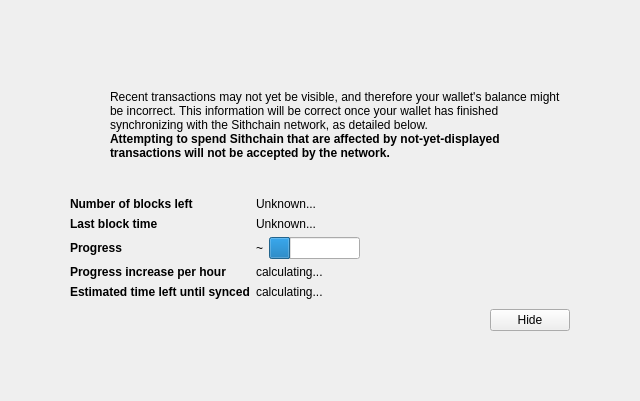
<?xml version="1.0" encoding="UTF-8"?>
<ui version="4.0">
 <class>ModalOverlay</class>
 <widget class="ModalOverlay" name="ModalOverlay">
  <property name="geometry">
   <rect>
    <x>0</x>
    <y>0</y>
    <width>640</width>
    <height>401</height>
   </rect>
  </property>
  <property name="windowTitle">
   <string>Form</string>
  </property>
  <layout class="QVBoxLayout" name="verticalLayout" stretch="0">
   <property name="sizeConstraint">
    <enum>QLayout::SetDefaultConstraint</enum>
   </property>
   <property name="leftMargin">
    <number>0</number>
   </property>
   <property name="topMargin">
    <number>0</number>
   </property>
   <property name="rightMargin">
    <number>0</number>
   </property>
   <property name="bottomMargin">
    <number>0</number>
   </property>
   <item>
    <widget class="QWidget" name="bgWidget" native="true">
     <property name="styleSheet">
      <string notr="true"/>
     </property>
     <layout class="QVBoxLayout" name="verticalLayoutMain" stretch="0">
      <property name="leftMargin">
       <number>60</number>
      </property>
      <property name="topMargin">
       <number>60</number>
      </property>
      <property name="rightMargin">
       <number>60</number>
      </property>
      <property name="bottomMargin">
       <number>60</number>
      </property>
      <item>
       <widget class="QWidget" name="contentWidget" native="true">
        <property name="styleSheet">
         <string notr="true"/>
        </property>
        <layout class="QVBoxLayout" name="verticalLayoutSub" stretch="1,0,0,0,0">
         <property name="spacing">
          <number>0</number>
         </property>
         <property name="leftMargin">
          <number>10</number>
         </property>
         <property name="topMargin">
          <number>10</number>
         </property>
         <property name="rightMargin">
          <number>10</number>
         </property>
         <property name="bottomMargin">
          <number>10</number>
         </property>
         <item>
          <layout class="QHBoxLayout" name="horizontalLayoutIconText" stretch="0,1">
           <property name="topMargin">
            <number>20</number>
           </property>
           <item>
            <layout class="QVBoxLayout" name="verticalLayoutIcon">
             <property name="leftMargin">
              <number>0</number>
             </property>
             <item>
              <widget class="QPushButton" name="warningIcon">
               <property name="enabled">
                <bool>false</bool>
               </property>
               <property name="text">
                <string/>
               </property>
               <property name="icon">
                <iconset>
                 <normaloff>:/icons/warning</normaloff>
                 <disabledoff>:/icons/warning</disabledoff>:/icons/warning</iconset>
               </property>
               <property name="iconSize">
                <size>
                 <width>48</width>
                 <height>48</height>
                </size>
               </property>
               <property name="flat">
                <bool>true</bool>
               </property>
              </widget>
             </item>
             <item>
              <spacer name="verticalSpacerWarningIcon">
               <property name="orientation">
                <enum>Qt::Vertical</enum>
               </property>
               <property name="sizeHint" stdset="0">
                <size>
                 <width>20</width>
                 <height>40</height>
                </size>
               </property>
              </spacer>
             </item>
            </layout>
           </item>
           <item>
            <layout class="QVBoxLayout" name="verticalLayoutInfoText">
             <property name="leftMargin">
              <number>0</number>
             </property>
             <property name="topMargin">
              <number>0</number>
             </property>
             <item>
              <widget class="QLabel" name="infoText">
               <property name="text">
                <string>Recent transactions may not yet be visible, and therefore your wallet's balance might be incorrect. This information will be correct once your wallet has finished synchronizing with the Sithchain network, as detailed below.</string>
               </property>
               <property name="textFormat">
                <enum>Qt::RichText</enum>
               </property>
               <property name="wordWrap">
                <bool>true</bool>
               </property>
              </widget>
             </item>
             <item>
              <widget class="QLabel" name="infoTextStrong">
               <property name="font">
                <font>
                 <weight>75</weight>
                 <bold>true</bold>
                </font>
               </property>
               <property name="text">
                <string>Attempting to spend Sithchain that are affected by not-yet-displayed transactions will not be accepted by the network.</string>
               </property>
               <property name="textFormat">
                <enum>Qt::RichText</enum>
               </property>
               <property name="wordWrap">
                <bool>true</bool>
               </property>
              </widget>
             </item>
             <item>
              <spacer name="verticalSpacerInTextSpace">
               <property name="orientation">
                <enum>Qt::Vertical</enum>
               </property>
               <property name="sizeHint" stdset="0">
                <size>
                 <width>20</width>
                 <height>40</height>
                </size>
               </property>
              </spacer>
             </item>
            </layout>
           </item>
          </layout>
         </item>
         <item>
          <spacer name="verticalSpacerAfterText">
           <property name="orientation">
            <enum>Qt::Vertical</enum>
           </property>
           <property name="sizeHint" stdset="0">
            <size>
             <width>20</width>
             <height>40</height>
            </size>
           </property>
          </spacer>
         </item>
         <item>
          <layout class="QFormLayout" name="formLayout">
           <property name="fieldGrowthPolicy">
            <enum>QFormLayout::FieldsStayAtSizeHint</enum>
           </property>
           <property name="horizontalSpacing">
            <number>6</number>
           </property>
           <property name="verticalSpacing">
            <number>6</number>
           </property>
           <property name="topMargin">
            <number>10</number>
           </property>
           <item row="0" column="0">
            <widget class="QLabel" name="labelNumberOfBlocksLeft">
             <property name="font">
              <font>
               <weight>75</weight>
               <bold>true</bold>
              </font>
             </property>
             <property name="text">
              <string>Number of blocks left</string>
             </property>
            </widget>
           </item>
           <item row="0" column="1">
            <widget class="QLabel" name="numberOfBlocksLeft">
             <property name="text">
              <string>Unknown...</string>
             </property>
            </widget>
           </item>
           <item row="1" column="0">
            <widget class="QLabel" name="labelLastBlockTime">
             <property name="font">
              <font>
               <weight>75</weight>
               <bold>true</bold>
              </font>
             </property>
             <property name="text">
              <string>Last block time</string>
             </property>
            </widget>
           </item>
           <item row="1" column="1">
            <widget class="QLabel" name="newestBlockDate">
             <property name="sizePolicy">
              <sizepolicy hsizetype="Maximum" vsizetype="Preferred">
               <horstretch>0</horstretch>
               <verstretch>0</verstretch>
              </sizepolicy>
             </property>
             <property name="text">
              <string>Unknown...</string>
             </property>
            </widget>
           </item>
           <item row="2" column="0">
            <widget class="QLabel" name="labelSyncDone">
             <property name="font">
              <font>
               <weight>75</weight>
               <bold>true</bold>
              </font>
             </property>
             <property name="text">
              <string>Progress</string>
             </property>
            </widget>
           </item>
           <item row="2" column="1">
            <layout class="QHBoxLayout" name="horizontalLayoutSync" stretch="0,1">
             <item>
              <widget class="QLabel" name="percentageProgress">
               <property name="text">
                <string>~</string>
               </property>
              </widget>
             </item>
             <item>
              <widget class="QProgressBar" name="progressBar">
               <property name="value">
                <number>24</number>
               </property>
               <property name="format">
                <string/>
               </property>
              </widget>
             </item>
            </layout>
           </item>
           <item row="4" column="0">
            <widget class="QLabel" name="labelProgressIncrease">
             <property name="font">
              <font>
               <weight>75</weight>
               <bold>true</bold>
              </font>
             </property>
             <property name="text">
              <string>Progress increase per hour</string>
             </property>
            </widget>
           </item>
           <item row="4" column="1">
            <widget class="QLabel" name="progressIncreasePerH">
             <property name="text">
              <string>calculating...</string>
             </property>
            </widget>
           </item>
           <item row="5" column="0">
            <widget class="QLabel" name="labelEstimatedTimeLeft">
             <property name="font">
              <font>
               <weight>75</weight>
               <bold>true</bold>
              </font>
             </property>
             <property name="text">
              <string>Estimated time left until synced</string>
             </property>
            </widget>
           </item>
           <item row="5" column="1">
            <widget class="QLabel" name="expectedTimeLeft">
             <property name="text">
              <string>calculating...</string>
             </property>
            </widget>
           </item>
          </layout>
         </item>
         <item>
          <layout class="QHBoxLayout" name="horizontalLayoutButtons">
           <property name="leftMargin">
            <number>10</number>
           </property>
           <property name="topMargin">
            <number>10</number>
           </property>
           <item>
            <spacer name="horizontalSpacer">
             <property name="orientation">
              <enum>Qt::Horizontal</enum>
             </property>
             <property name="sizeHint" stdset="0">
              <size>
               <width>40</width>
               <height>20</height>
              </size>
             </property>
            </spacer>
           </item>
           <item>
            <widget class="QPushButton" name="closeButton">
             <property name="text">
              <string>Hide</string>
             </property>
            </widget>
           </item>
          </layout>
         </item>
         <item>
          <layout class="QVBoxLayout" name="verticalLayout_2">
           <item>
            <spacer name="verticalSpacer">
             <property name="orientation">
              <enum>Qt::Vertical</enum>
             </property>
             <property name="sizeHint" stdset="0">
              <size>
               <width>20</width>
               <height>40</height>
              </size>
             </property>
            </spacer>
           </item>
          </layout>
         </item>
        </layout>
       </widget>
      </item>
     </layout>
    </widget>
   </item>
  </layout>
 </widget>
 <customwidgets>
  <customwidget>
   <class>ModalOverlay</class>
   <extends>QWidget</extends>
   <header>modaloverlay.h</header>
   <container>1</container>
  </customwidget>
 </customwidgets>
 <resources/>
 <connections/>
</ui>
